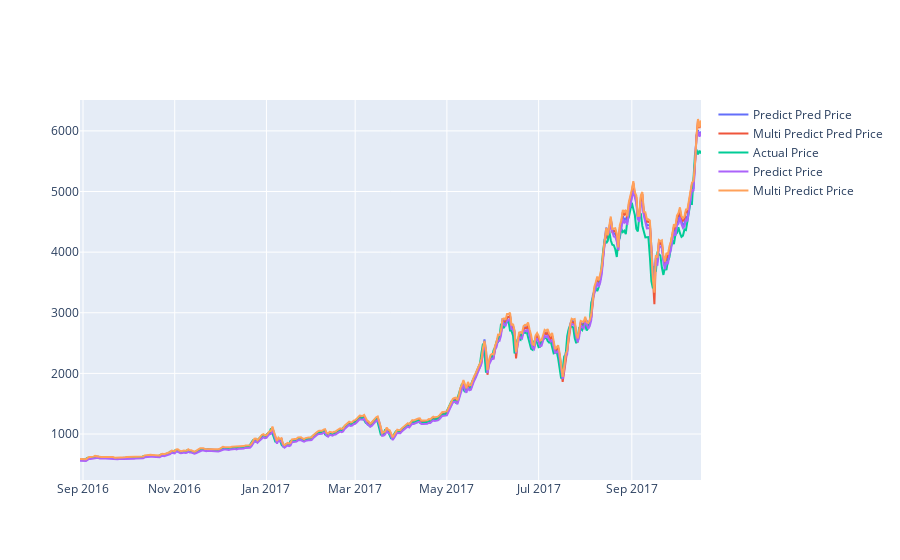

The notebook cell saved with this chart:
### Markdown cell above
#### Both Model

### Code cell
actual_pred_chart = go.Scatter(x=predictDates, y=inv_y, name= 'Actual Price')
multi_predict_pred_chart = go.Scatter(x=predictDates, y=inv_yPred, name= 'Multi Predict Pred Price')
predict_pred_chart = go.Scatter(x=predictDates, y=yPred_reshape, name= 'Predict Pred Price')
multi_predict_chart = go.Scatter(x=predictDates, y=inv_yhat, name= 'Multi Predict Price')
predict_chart = go.Scatter(x=predictDates, y=yhat_reshape, name= 'Predict Price')
py.iplot([predict_pred_chart, multi_predict_pred_chart, actual_pred_chart,predict_chart, multi_predict_chart])

### Figure 1 — Plotly figure (JSON) as saved in the notebook; plotly's stock layout.template omitted (floating-point values rounded to 4 significant figures; data arrays with more than 128 entries replaced by an {"elided": "..."} marker saying what was removed)
{"data": [{"name": "Predict Pred Price", "type": "scatter", "x": {"elided": "414 str values"}, "y": {"elided": "414 float values"}}, {"name": "Multi Predict Pred Price", "type": "scatter", "x": {"elided": "414 str values"}, "y": {"elided": "414 float values"}}, {"name": "Actual Price", "type": "scatter", "x": {"elided": "414 str values"}, "y": {"elided": "414 float values"}}, {"name": "Predict Price", "type": "scatter", "x": {"elided": "414 str values"}, "y": {"elided": "414 float values"}}, {"name": "Multi Predict Price", "type": "scatter", "x": {"elided": "414 str values"}, "y": {"elided": "414 float values"}}], "layout": {"autosize": true, "xaxis": {"autorange": true, "range": ["2016-08-30", "2017-10-17"], "type": "date"}, "yaxis": {"autorange": true, "range": [241.9, 6509.0], "type": "linear"}}}
